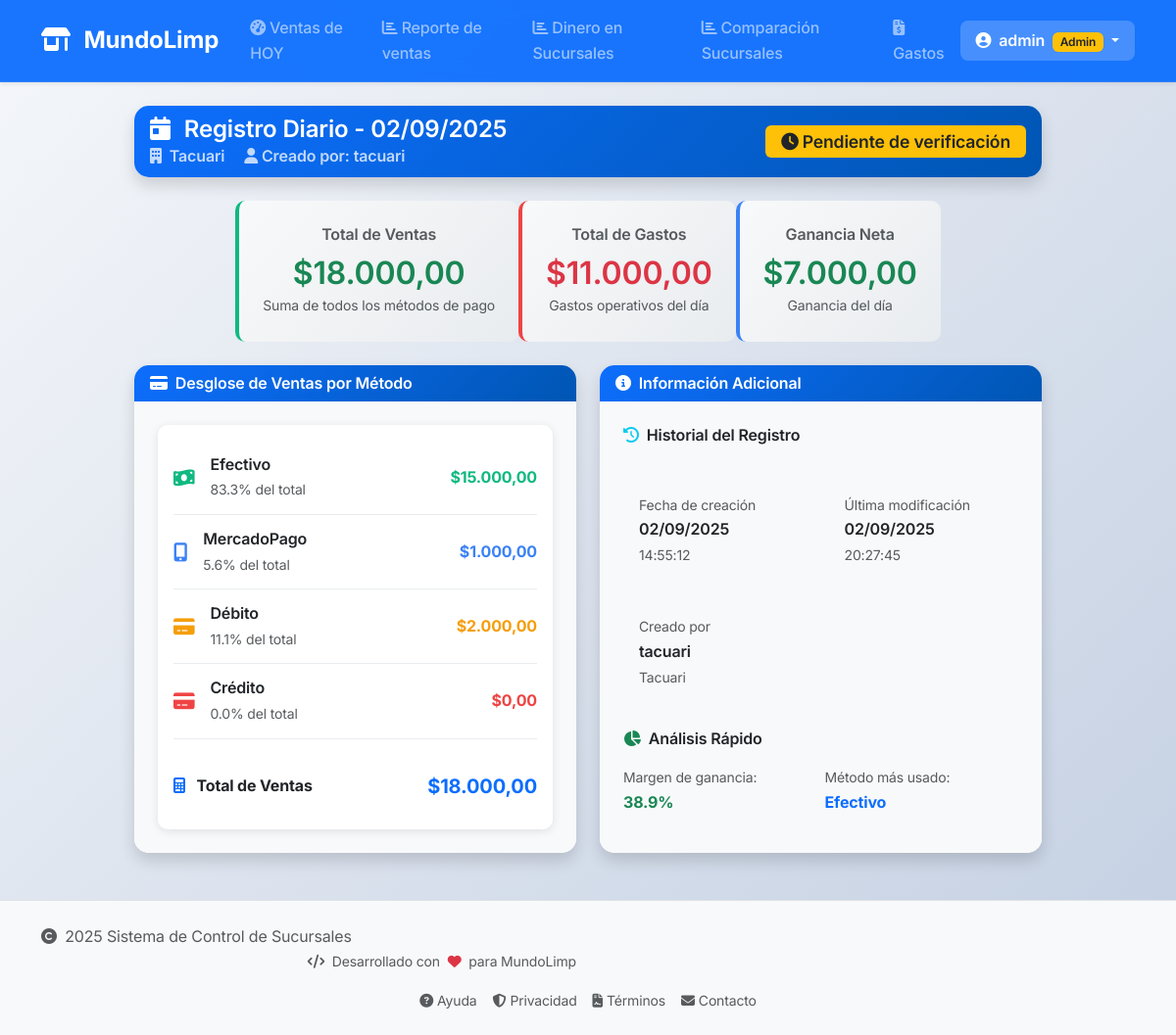
/daily-records/view/20 (signed in), run on an earlier commit of the app's database.
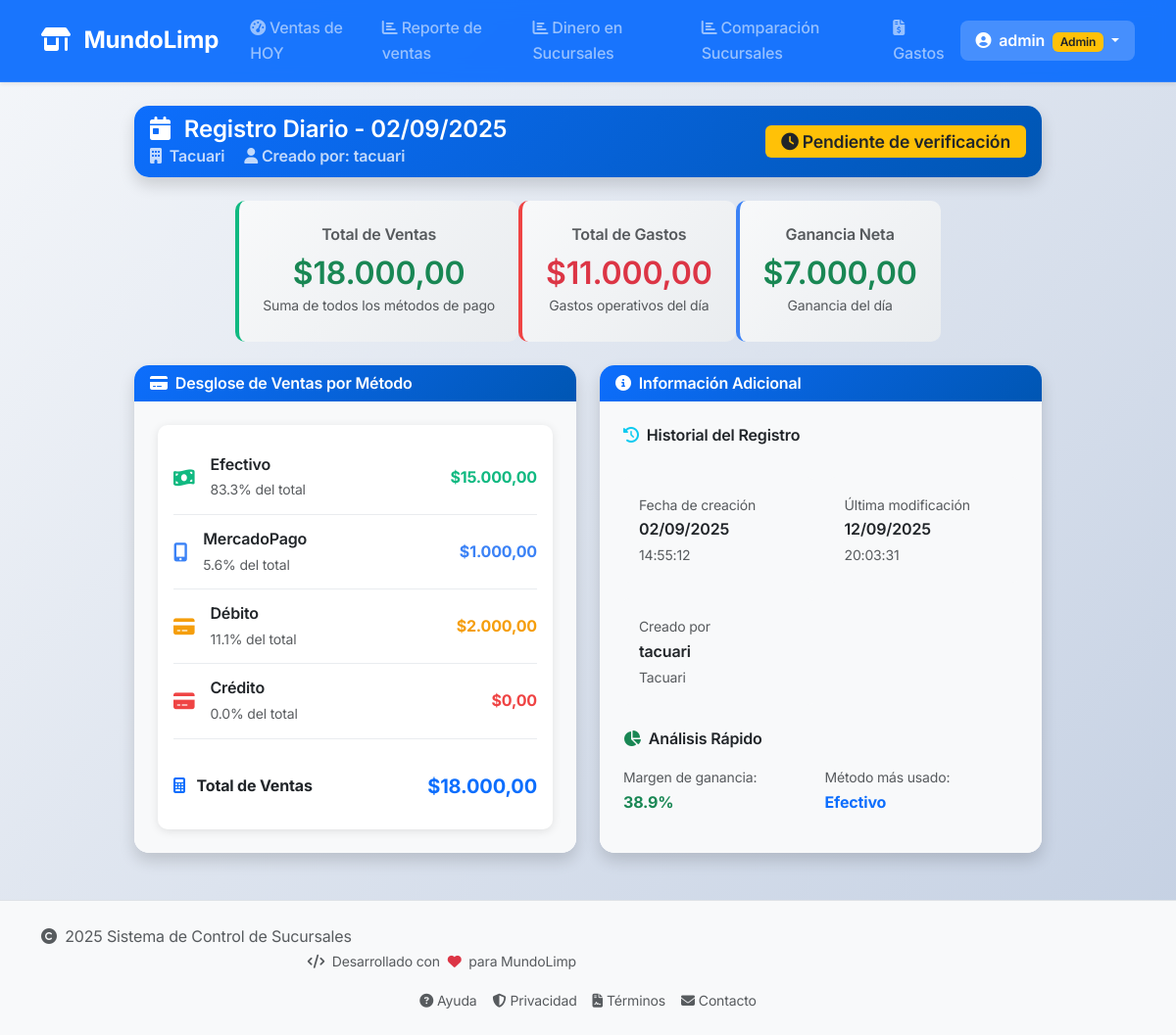
And on a later commit of the database.
### app/models/daily_record.py (models this page shows, shortened)
class DailyRecord(db.Model):
    __tablename__ = 'daily_records'
    id = db.Column(db.Integer, primary_key=True)
    user_id = db.Column(
        db.Integer,
        db.ForeignKey('users.id', ondelete='CASCADE'),
        nullable=False,
        index=True
    )
    branch_name = db.Column(db.String(100), nullable=False, index=True)
    record_date = db.Column(
        db.Date,
        nullable=False,
        default=datetime.date.today,
        index=True
    )
    total_sales = db.Column(
        db.Numeric(10, 2),
        nullable=False,
        default=0.00
    )
    cash_sales = db.Column(
        db.Numeric(10, 2),
        nullable=False,
        default=0.00
    )
    mercadopago_sales = db.Column(
        db.Numeric(10, 2),
        nullable=False,
        default=0.00
    )
    debit_sales = db.Column(
        db.Numeric(10, 2),
        nullable=False,
        default=0.00
    )
    credit_sales = db.Column(
        db.Numeric(10, 2),
        nullable=False,
        default=0.00
    )
    total_expenses = db.Column(
        db.Numeric(10, 2),
        nullable=False,
        default=0.00
    )
    created_at = db.Column(
        db.DateTime,
        default=datetime.datetime.now,
        nullable=False
    )
    updated_at = db.Column(
        db.DateTime,
        default=datetime.datetime.now,
        onupdate=datetime.datetime.now,
        nullable=False
    )
    notes = db.Column(db.Text, nullable=True)
    is_verified = db.Column(db.Boolean, default=False, nullable=False)
    verified_by = db.Column(
        db.Integer,
        db.ForeignKey('users.id'),
        nullable=True
    )
    verified_at = db.Column(db.DateTime, nullable=True)
    __table_args__ = (
        db.UniqueConstraint(
            'branch_name',
            'record_date',
            name='_branch_date_uc'
        ),
        db.Index('idx_branch_date', 'branch_name', 'record_date'),
        db.Index('idx_user_date', 'user_id', 'record_date'),
        db.CheckConstraint('total_sales >= 0', name='check_total_sales_positive'),
        db.CheckConstraint('cash_sales >= 0', name='check_cash_sales_positive'),
        db.CheckConstraint('mercadopago_sales >= 0', name='check_mercadopago_sales_positive'),
        db.CheckConstraint('debit_sales >= 0', name='check_debit_sales_positive'),
        db.CheckConstraint('credit_sales >= 0', name='check_credit_sales_positive'),
        db.CheckConstraint('total_expenses >= 0', name='check_total_expenses_positive')
    )
    def get_net_amount(self):
        return float(self.total_sales) - float(self.total_expenses)
    is_withdrawn = db.Column(db.Boolean, default=False, nullable=False)
    withdrawn_at = db.Column(db.DateTime, nullable=True)
    withdrawn_by = db.Column(
        db.Integer,
        db.ForeignKey('users.id'),
        nullable=True
    )

### app/routes/daily_records.py (the view)
@daily_records_bp.route('/view/<int:id>')
@login_required
def view(id):
    record = DailyRecord.query.get_or_404(id)
    if not current_user.can_view_record(record):
        abort(403)
    return render_template(
        'daily_records/view.html',
        title=f'Registro del {record.record_date.strftime("%d/%m/%Y")}',
        record=record
    )

### app/models/user.py (called while the page is built)
    def is_admin_user(self):
        return self.role == 'admin' and self.is_admin

    def can_view_record(self, daily_record):
        if self.is_admin_user():
            return True
        if self.is_branch_user():
            return (daily_record.user_id == self.id or
                    daily_record.branch_name == self.branch_name)
        return False

### app/templates/daily_records/view.html (shortened to what the changed rows need)
{% extends "layout/base.html" %}
{% block content %}
<div class="container my-4">
    <div class="row justify-content-center">
        <div class="col-lg-10">
            <div class="card detail-card mb-4">
                <div class="card-header bg-primary text-white">
                    <div class="d-flex justify-content-between align-items-center">
                        <div>
                            <h4 class="mb-0">
                                <i class="fas fa-calendar-day me-2"></i>
                                Registro Diario - {{ record.record_date.strftime('%d/%m/%Y') }}
                            </h4>
                            <p class="mb-0 opacity-75">
                                <i class="fas fa-building me-2"></i>{{ record.branch_name }}
                                <span class="ms-3">
                                </span>
                            </p>
                        </div>
                    </div>
                </div>
            </div>
            <div class="row mb-4 totales">
                <div class="col-md-4">
                    <div class="metric-display sales">
                        <h6 class="text-muted mb-2">Total de Ventas</h6>
                        <h2 class="text-success mb-0">
                            {{ "{:,.2f}".format(record.total_sales).replace(",", "X").replace(".", ",").replace("X", ".") }}
                        </h2>
                        <small class="text-muted">Suma de todos los métodos de pago</small>
                    </div>
                </div>
                <div class="col-md-4">
                    <div class="metric-display expenses">
                        <h6 class="text-muted mb-2">Total de Gastos</h6>
                        <h2 class="text-danger mb-0">
                            {{ "{:,.2f}".format(record.total_expenses).replace(",", "X").replace(".", ",").replace("X", ".") }}
                        </h2>
                        <small class="text-muted">Gastos operativos del día</small>
                    </div>
                </div>
                <div class="col-md-4">
                    {% set net_amount = record.get_net_amount() %}
                    <div class="metric-display net">
                        <h2 class="{{ 'text-success' if net_amount >= 0 else 'text-danger' }} mb-0">
                            {{ "{:,.2f}".format(net_amount).replace(",", "X").replace(".", ",").replace("X", ".") }}
                        </h2>
                    </div>
                </div>
            </div>
            <div class="row">
                <div class="col-lg-6 mb-4">
                    <div class="card detail-card h-100">
                        <div class="card-body">
                            <div class="payment-breakdown">
                                {% set payment_methods = [
                                    ('cash_sales', 'Efectivo', 'money-bill-wave', '#10b981'),
                                    ('mercadopago_sales', 'MercadoPago', 'mobile-alt', '#3b82f6'),
                                    ('debit_sales', 'Débito', 'credit-card', '#f59e0b'),
                                    ('credit_sales', 'Crédito', 'credit-card', '#ef4444')
                                ] %}
                                <div class="payment-item border-top-2 pt-3 mt-3">
                                    <div class="fw-bold">
                                        <i class="fas fa-calculator me-2 text-primary"></i>
                                        Total de Ventas
                                    </div>
                                    <div class="fw-bold text-primary fs-5">
                                        ${{ "{:,.2f}".format(record.total_sales).replace(",", "X").replace(".", ",").replace("X", ".") }}
                                    </div>
                                </div>
                            </div>
                        </div>
                    </div>
                </div>
                <div class="col-lg-6 mb-4">
                    <div class="card detail-card h-100">
                        <div class="card-body">
                            <div class="row g-3">
                                <div class="col-6">
                                    <div class="bg-light p-3 rounded">
                                        <small class="text-muted">Fecha de creación</small>
                                        <div class="fw-semibold">
                                            {{ record.created_at | date_ar }}
                                        </div>
                                        <small class="text-muted">
                                            {{ record.created_at | time_ar }}
                                        </small>
                                    </div>
                                </div>
                                <div class="col-6">
                                    <div class="bg-light p-3 rounded">
                                        <small class="text-muted">Última modificación</small>
                                        <div class="fw-semibold">
                                            {{ record.updated_at | date_ar }}
                                        </div>
                                        <small class="text-muted">
                                            {{ record.updated_at | time_ar }}
                                        </small>
                                    </div>
                                </div>
                            </div>
                                        {% set margin = (net_amount / record.total_sales|float * 100) if record.total_sales|float > 0 else 0 %}
                                        {% set methods = [
                                            ('Efectivo', record.cash_sales|float),
                                            ('MercadoPago', record.mercadopago_sales|float),
                                            ('Débito', record.debit_sales|float),
                                            ('Crédito', record.credit_sales|float)
                                        ] %}
                                        {% set top_method = methods | max(attribute=1) %}
                        </div>
                    </div>
                </div>
            </div>
        </div>
    </div>
</div>
{% endblock %}

What changed in the data, as far as the page shows it:
changed DailyRecord "Tacuari": updated_at "02/09/2025" → "12/09/2025"; updated_at "20:27:45" → "20:03:31"
